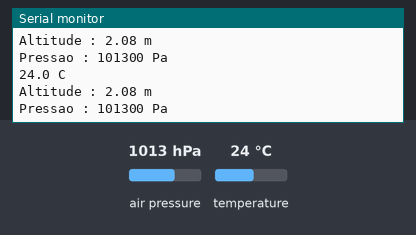
This sketch was run on a simulated Arduino Uno, built with avr-gcc and run on an emulated ATmega328P. Shown: the last lines printed to the serial monitor. The inputs (shaded band) are chosen by the test bench; at power-on: air pressure 1013 hPa, temperature 24 °C.

Above: at 1.2 s.
1.3 s: air pressure set to 952 hPa
At 1.8 s:
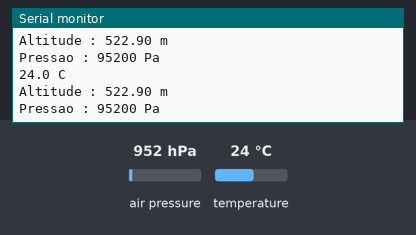
4.3 s: air pressure set to 1000 hPa
At 5.1 s:
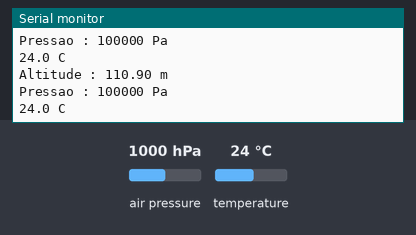
7.3 s: air pressure set to 975 hPa
At 8.2 s:
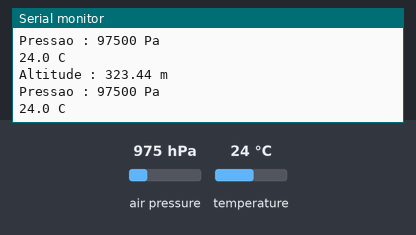
10.3 s: air pressure set to 1025 hPa
At 10.8 s:
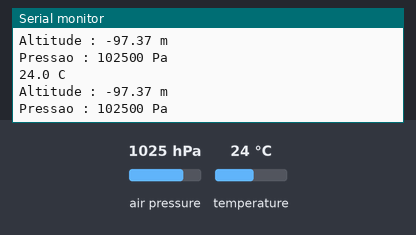
13.3 s: temperature set to 12 °C
At 13.9 s:
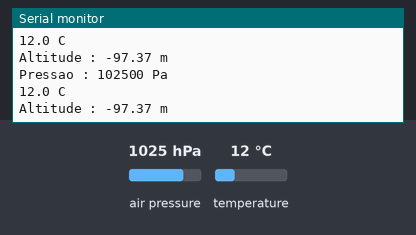
Timing chart, 0 to 16.3 s (numbered marks = the images above; inputs shaded):
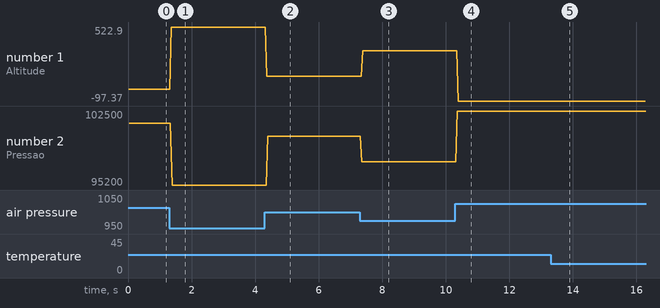

Measured:
- after the input at 1.3 s, the serial monitor: prints a new line after 0.07 s (image 1)
- after the input at 4.3 s, the serial monitor: prints a new line after 0.07 s (image 2)
- after the input at 7.3 s, the serial monitor: prints a new line after 0.06 s (image 3)
- after the input at 10.3 s, the serial monitor: prints a new line after 0.07 s (image 4)
- after the input at 13.3 s, the serial monitor: prints a new line after 0.10 s (image 5)
- plotted number 1: 2.08 → 522.9 after the input at 1.3 s, 522.9 → 110.9 after the input at 4.3 s, 110.9 → 323.44 after the input at 7.3 s, 323.44 → -97.37 after the input at 10.3 s
- plotted number 2: 101300 → 95200 after the input at 1.3 s, 95200 → 100000 after the input at 4.3 s, 100000 → 97500 after the input at 7.3 s, 97500 → 102500 after the input at 10.3 s

The sketch:

Temp.ino
```cpp
#include <Adafruit_BMP085.h>
#include <Wire.h>

Adafruit_BMP085 bmp180;

void setup() {
  Serial.begin(9600);
  if(!bmp180.begin()) {
    Serial.println("Sensor não encontrado!!");
    while(1) {}
    }
}

void loop() {
 if ( bmp180.readTemperature() < 10)
   {

     Serial.print(bmp180.readTemperature());
     Serial.println(" C");
   }
   else
   {
     Serial.print(bmp180.readTemperature(),1);
     Serial.println(" C");
   }

     Serial.print("Altitude : ");
     Serial.print(bmp180.readAltitude());
     Serial.println(" m");

     Serial.print("Pressao : ");
     Serial.print(bmp180.readPressure());
     Serial.println(" Pa");

}
```
